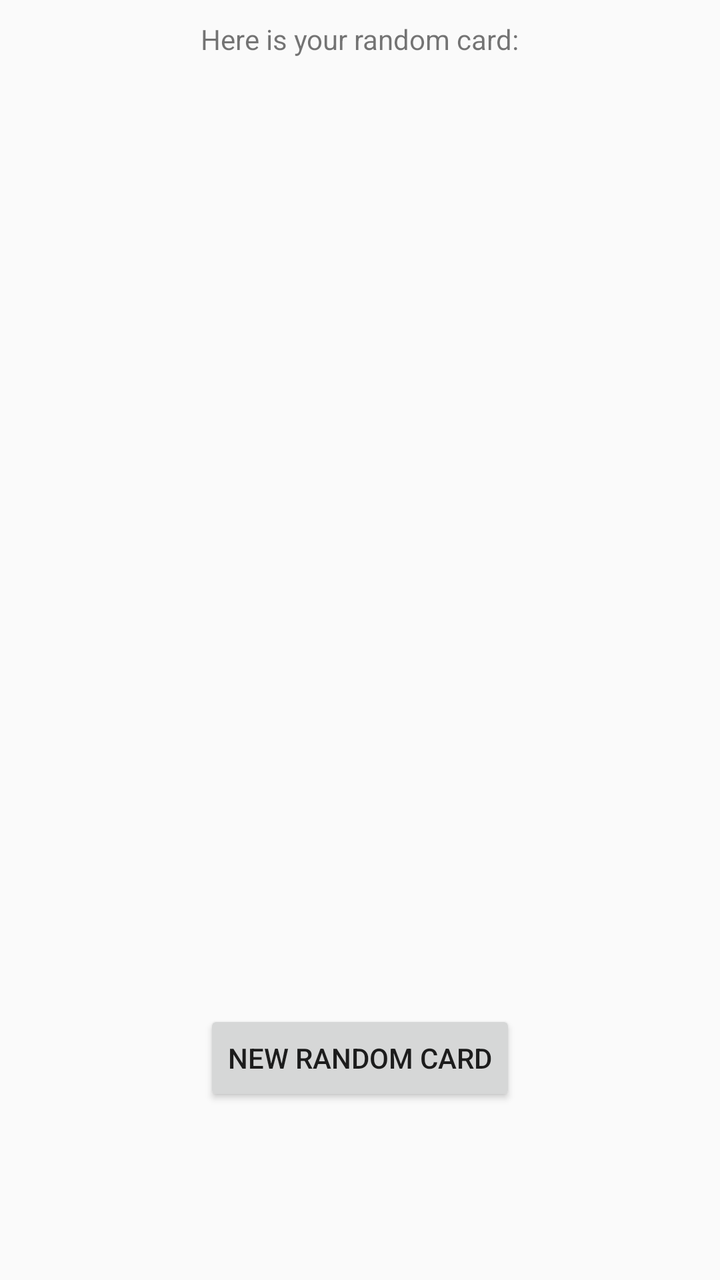
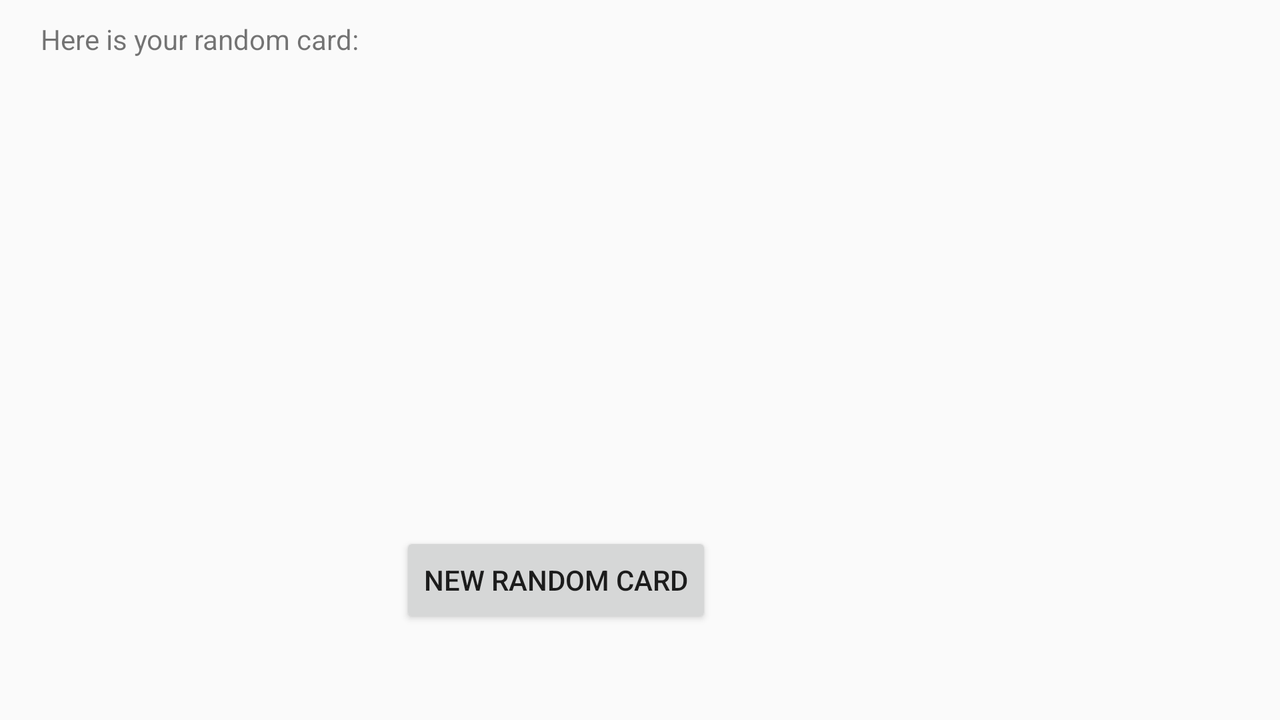

The same Android screen from two of the app's own layout files: first res/layout/ as a phone draws it, then the author's variant for another configuration, drawn on a device whose configuration selects that folder. Both files follow.
<!-- AndroidManifest.xml: application theme Theme.CIS385FinalProject -->
<!-- res/layout/activity_random_card.xml -->
<?xml version="1.0" encoding="utf-8"?>
<ScrollView xmlns:android="http://schemas.android.com/apk/res/android"
    android:layout_width="match_parent"
    android:layout_height="match_parent"
    xmlns:tools="http://schemas.android.com/tools"
    xmlns:app="http://schemas.android.com/apk/res-auto">
    <LinearLayout
        android:layout_width="match_parent"
        android:layout_height="wrap_content"
        tools:context=".RandomCard"
        android:orientation="vertical">

        <TextView
            android:id="@+id/randomExplanation"
            android:layout_width="wrap_content"
            android:layout_height="wrap_content"
            android:layout_gravity="center"
            android:layout_marginTop="10dp"
            android:text="Here is your random card:"
            app:layout_constraintBottom_toTopOf="@+id/cardNameInput"
            app:layout_constraintEnd_toEndOf="parent"
            app:layout_constraintHorizontal_bias="0.498"
            app:layout_constraintStart_toStartOf="parent"
            app:layout_constraintTop_toTopOf="parent" />

        <TextView
            android:id="@+id/cardNameText"
            android:layout_width="wrap_content"
            android:layout_height="wrap_content"
            android:layout_marginTop="15dp"
            app:layout_constraintEnd_toEndOf="parent"
            app:layout_constraintHorizontal_bias="0.498"
            app:layout_constraintStart_toStartOf="parent"
            app:layout_constraintTop_toBottomOf="@+id/cardNameInput"
            android:layout_gravity="center"/>

        <ImageView
            android:id="@+id/cardImage"
            android:layout_width="200dp"
            android:layout_height="200dp"
            android:layout_marginTop="10dp"
            app:layout_constraintBottom_toBottomOf="parent"
            app:layout_constraintEnd_toEndOf="parent"
            app:layout_constraintStart_toStartOf="parent"
            app:layout_constraintTop_toBottomOf="@+id/cardNameText"
            android:layout_gravity="center"/>

        <TextView
            android:id="@+id/cardAttribute"
            android:layout_width="wrap_content"
            android:layout_height="wrap_content"
            android:layout_gravity="center"
            android:textAlignment="center"
            android:layout_marginTop="10dp"/>

        <TextView
            android:id="@+id/cardLevel"
            android:layout_width="wrap_content"
            android:layout_height="wrap_content"
            android:layout_gravity="center"
            android:textAlignment="center"
            android:layout_marginTop="10dp"/>
        <TextView
            android:id="@+id/cardRace"
            android:layout_width="wrap_content"
            android:layout_height="wrap_content"
            android:layout_gravity="center"
            android:textAlignment="center"
            android:layout_marginTop="10dp"/>

        <TextView
            android:id="@+id/cardType"
            android:layout_width="wrap_content"
            android:layout_height="wrap_content"
            android:layout_gravity="center"
            android:textAlignment="center"
            android:layout_marginTop="10dp"/>

        <TextView
            android:id="@+id/cardDescription"
            android:layout_width="wrap_content"
            android:layout_height="wrap_content"
            android:layout_gravity="center"
            android:textAlignment="center"
            android:layout_marginTop="10dp"/>

        <TextView
            android:id="@+id/cardAtkAndDef"
            android:layout_width="wrap_content"
            android:layout_height="wrap_content"
            android:layout_gravity="center"
            android:textAlignment="center"
            android:layout_marginTop="10dp"/>

        <TextView
            android:id="@+id/cardArchetype"
            android:layout_width="wrap_content"
            android:layout_height="wrap_content"
            android:layout_gravity="center"
            android:textAlignment="center"
            android:layout_marginTop="10dp"/>

        <TextView
            android:id="@+id/cardPrice"
            android:layout_width="wrap_content"
            android:layout_height="wrap_content"
            android:layout_gravity="center"
            android:textAlignment="center"
            android:layout_marginTop="10dp"/>

        <Button
            android:layout_width="wrap_content"
            android:layout_height="wrap_content"
            android:onClick="newRandom"
            android:layout_gravity="center"
            android:text="New Random Card"/>

    </LinearLayout>
</ScrollView>
<!-- resources referenced by this layout -->
<resources>
  <style name="Theme.CIS385FinalProject" parent="Theme.AppCompat.DayNight.DarkActionBar">
          
          <item name="colorPrimary">@color/niceblue</item>
          <item name="colorPrimaryVariant">@color/secondniceblue</item>
          <item name="colorOnPrimary">@color/white</item>
          
          <item name="colorSecondary">@color/teal_200</item>
          <item name="colorSecondaryVariant">@color/teal_700</item>
          <item name="colorOnSecondary">@color/black</item>
          
          <item name="android:statusBarColor" tools:targetApi="l">?attr/colorPrimaryVariant</item>
          
      </style>
  <color name="niceblue">#6B9BCF</color>
  <color name="secondniceblue">#38587A</color>
  <color name="white">#FFFFFF</color>
  <color name="teal_200">#FF03DAC5</color>
  <color name="teal_700">#FF018786</color>
  <color name="black">#FF000000</color>
</resources>
<!-- res/layout-land/activity_random_card.xml (the author's variant of the layout above) -->
<!-- drawn on the phone turned sideways -->
<?xml version="1.0" encoding="utf-8"?>
<ScrollView xmlns:android="http://schemas.android.com/apk/res/android"
    android:layout_width="match_parent"
    android:layout_height="match_parent"
    xmlns:tools="http://schemas.android.com/tools"
    xmlns:app="http://schemas.android.com/apk/res-auto">
    <LinearLayout
        android:layout_width="wrap_content"
        android:layout_height="wrap_content"
        android:orientation="horizontal">
    <LinearLayout
        android:layout_width="match_parent"
        android:layout_height="wrap_content"
        tools:context=".RandomCard"
        android:orientation="vertical">

        <TextView
            android:id="@+id/randomExplanation"
            android:layout_width="wrap_content"
            android:layout_height="wrap_content"
            android:layout_gravity="center"
            android:layout_marginTop="10dp"
            android:text="Here is your random card:"
            app:layout_constraintBottom_toTopOf="@+id/cardNameInput"
            app:layout_constraintEnd_toEndOf="parent"
            app:layout_constraintHorizontal_bias="0.498"
            app:layout_constraintStart_toStartOf="parent"
            app:layout_constraintTop_toTopOf="parent" />

        <ImageView
            android:id="@+id/cardImage"
            android:layout_width="200dp"
            android:layout_height="200dp"
            android:layout_marginTop="10dp"
            app:layout_constraintBottom_toBottomOf="parent"
            app:layout_constraintEnd_toEndOf="parent"
            app:layout_constraintStart_toStartOf="parent"
            app:layout_constraintTop_toBottomOf="@+id/cardNameText"
            android:layout_gravity="center"/>
    </LinearLayout>

<LinearLayout
    android:layout_width="wrap_content"
    android:layout_height="wrap_content"
    android:orientation="vertical">

    <TextView
        android:id="@+id/cardNameText"
        android:layout_width="wrap_content"
        android:layout_height="wrap_content"
        android:layout_marginTop="15dp"
        app:layout_constraintEnd_toEndOf="parent"
        app:layout_constraintHorizontal_bias="0.498"
        app:layout_constraintStart_toStartOf="parent"
        app:layout_constraintTop_toBottomOf="@+id/cardNameInput"
        android:layout_gravity="center"/>

        <TextView
            android:id="@+id/cardAttribute"
            android:layout_width="wrap_content"
            android:layout_height="wrap_content"
            android:layout_gravity="center"
            android:textAlignment="center"
            android:layout_marginTop="10dp"/>

        <TextView
            android:id="@+id/cardLevel"
            android:layout_width="wrap_content"
            android:layout_height="wrap_content"
            android:layout_gravity="center"
            android:textAlignment="center"
            android:layout_marginTop="10dp"/>
        <TextView
            android:id="@+id/cardRace"
            android:layout_width="wrap_content"
            android:layout_height="wrap_content"
            android:layout_gravity="center"
            android:textAlignment="center"
            android:layout_marginTop="10dp"/>

        <TextView
            android:id="@+id/cardType"
            android:layout_width="wrap_content"
            android:layout_height="wrap_content"
            android:layout_gravity="center"
            android:textAlignment="center"
            android:layout_marginTop="10dp"/>

        <TextView
            android:id="@+id/cardDescription"
            android:layout_width="wrap_content"
            android:layout_height="wrap_content"
            android:layout_gravity="center"
            android:textAlignment="center"
            android:layout_marginTop="10dp"/>

    <TextView
        android:id="@+id/cardAtkAndDef"
        android:layout_width="wrap_content"
        android:layout_height="wrap_content"
        android:layout_gravity="center"
        android:textAlignment="center"
        android:layout_marginTop="10dp"/>

        <TextView
            android:id="@+id/cardArchetype"
            android:layout_width="wrap_content"
            android:layout_height="wrap_content"
            android:layout_gravity="center"
            android:textAlignment="center"
            android:layout_marginTop="10dp"/>

        <TextView
            android:id="@+id/cardPrice"
            android:layout_width="wrap_content"
            android:layout_height="wrap_content"
            android:layout_gravity="center"
            android:textAlignment="center"
            android:layout_marginTop="10dp"/>

    <Button
        android:layout_width="wrap_content"
        android:layout_height="wrap_content"
        android:onClick="newRandom"
        android:layout_gravity="center"
        android:text="New Random Card"/>
</LinearLayout>

    </LinearLayout>
</ScrollView>
